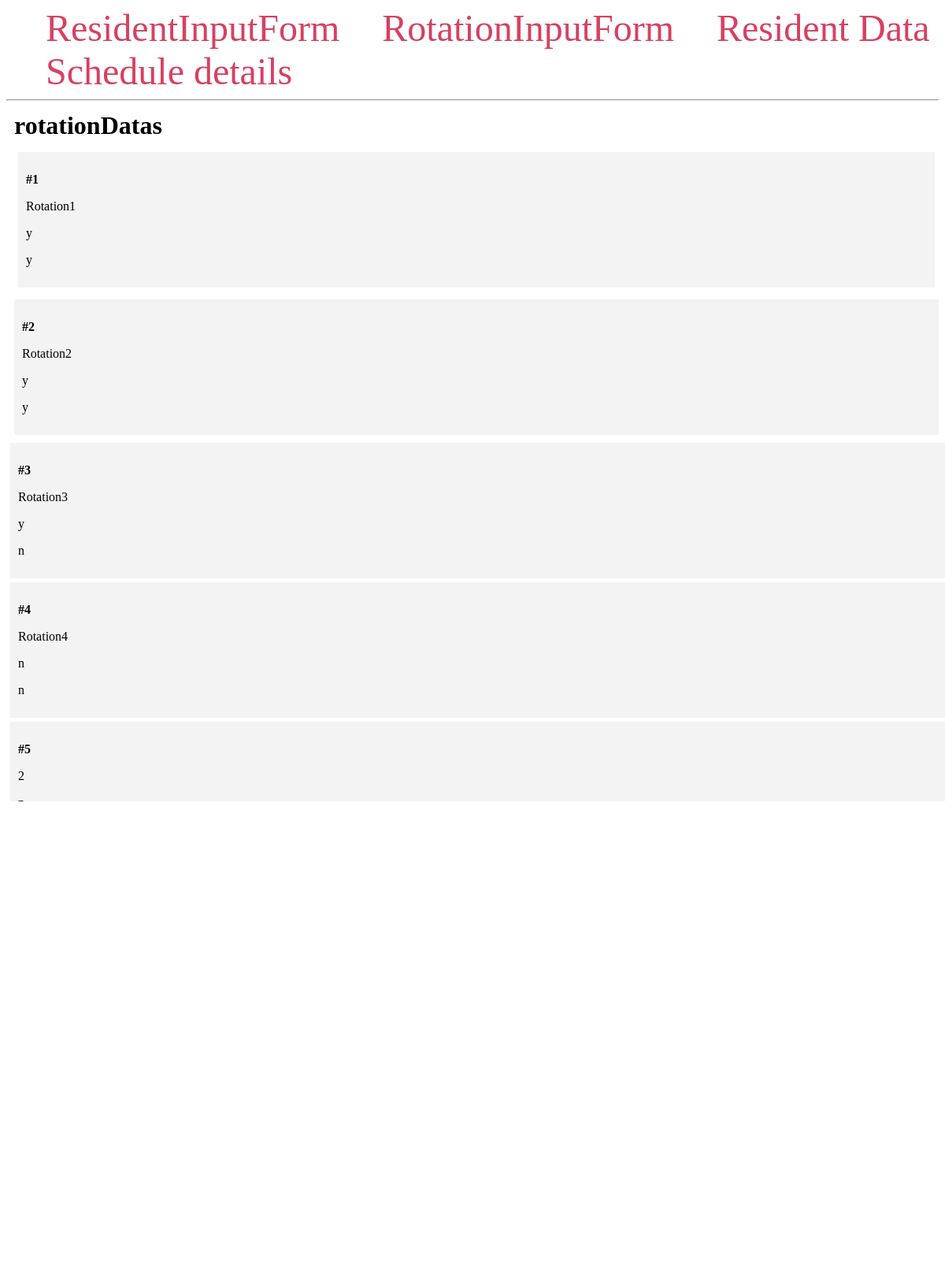
The app's page /myData with its own data.
### main.py (models this page shows, shortened)
class Store_Rotation_data(db.Model):
  __tablename__ = 'rotation'
  rotationId = db.Column('Rotation_id', db.Integer, primary_key = True) # Primary Key
  rotationName = db.Column('Rotation_name', db.String(50))
  mustDo = db.Column('MustDo', db.CHAR)
  busy = db.Column('busy', db.CHAR)

### main.py (the view)
@app.route('/myData', methods=['GET'])
def myData():
  rotationDatas = Store_Rotation_data.query.all()
  return render_template('myData.html', rotationDatas=rotationDatas)

### templates/myData.html (shortened to what this page needs)
<!DOCTYPE html>
<html lang="en">
<head>
</head>
<body>
    <nav>
        <a href="{{ url_for('index') }}">ResidentInputForm</a>
        <a href="{{ url_for('index2') }}">RotationInputForm</a>
        <a href="{{ url_for('myData2') }}">Resident Data</a>
        <a href="#">Schedule details</a>
    </nav>
    <hr>
    <div class="content">
        <h1 class="title">{% block title %} rotationDatas {% endblock %}</h1>
    <div class="content">
        {% for rotationData in rotationDatas %}
            <div class="rotationDatas">
                <p><b>#{{ rotationData.rotationId }}</b></p>
                <p>{{ rotationData.rotationName }}</p>
                <p>{{ rotationData.mustDo }}</p>
                <p>{{ rotationData.busy }}</p>
                </div>
            </div>
        {% endfor %}
</body>
</html>

### templates/myData.html (style rules this page uses)
.title { margin: 5px; }
.content { margin: 5px; width: 100%; display: flex; flex-direction: row; flex-wrap: wrap; }
.rotationDatas { flex: 20%; padding: 10px; margin: 5px; background-color: #f3f3f3; inline-size: 100%; }
nav a { color: #d64161; font-size: 3em; margin-left: 50px; text-decoration: none; }

### records on screen
Store_Rotation_data: rotationId "1", rotationName "Rotation1", mustDo "y", busy "y"
Store_Rotation_data: rotationId "2", rotationName "Rotation2", mustDo "y", busy "y"
Store_Rotation_data: rotationId "3", rotationName "Rotation3", mustDo "y", busy "n"
Store_Rotation_data: rotationId "4", rotationName "Rotation4", mustDo "n", busy "n"
Store_Rotation_data: rotationId "5", rotationName "2", mustDo "n"
